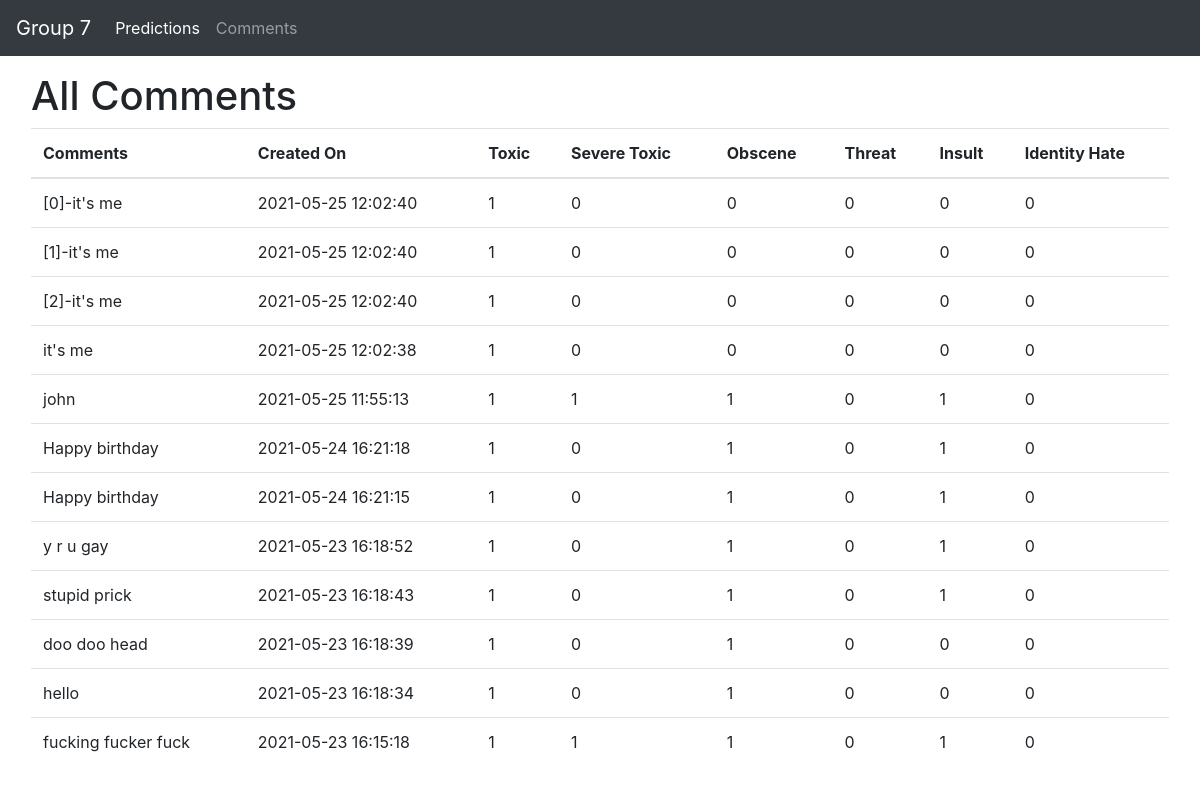
The page /comment on the database as committed earlier.
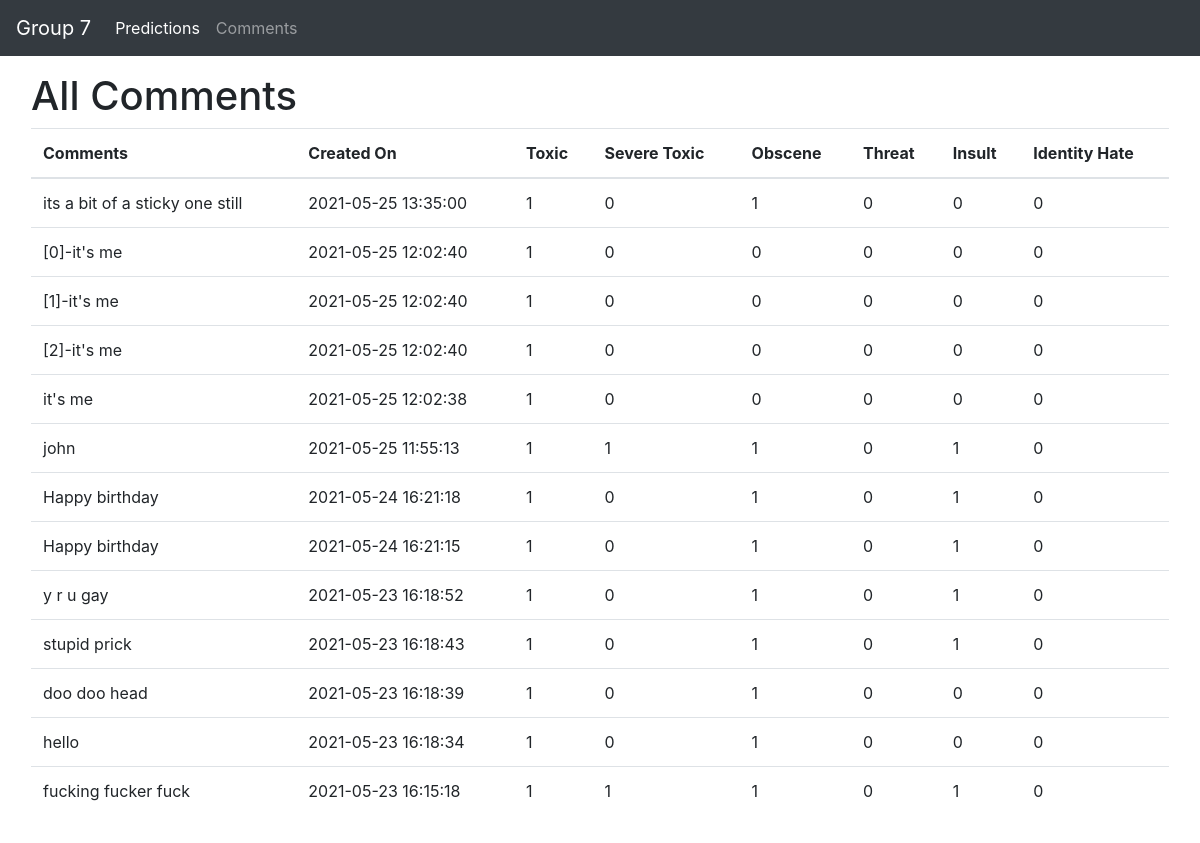
The same page on the database as committed later.
### tables this page shows
CREATE TABLE comment (
    id INTEGER PRIMARY KEY AUTOINCREMENT,
    comment_text TEXT NOT NULL,
    created TIMESTAMP NOT NULL DEFAULT CURRENT_TIMESTAMP,
    toxic INTEGER NOT NULL,
    severe_toxic INTEGER NOT NULL,
    obscene INTEGER NOT NULL,
    threat INTEGER NOT NULL,
    insult INTEGER NOT NULL,
    identity_hate INTEGER NOT NULL
);

### flask_implementation/comment.py (the view)
@bp.route('/comment', methods=['GET'])
def comments():
    con = sqlite3.connect("./instance/database.db")
    db = con.cursor()
    global all_comments
    try:
        db.execute(
            'SELECT *'
            ' FROM comment'
            ' ORDER BY created DESC'
        )
        all_comments = db.fetchall()
        con.close()
    except sqlite3.Error as e:
        logging.error(e)
    except Exception as e:
        logging.error(e)
    return render_template('comment/comments.html', comments=all_comments)

### flask_implementation/templates/comment/comments.html
{% extends 'base.html' %}
{% block header %}
<div class="container-fluid">
    <h1>{% block title %}All Comments{% endblock %}</h1>
</div>
{% endblock %}
{% block content %}
<div class="container-fluid">
    <table class="table">
        <thead>
            <tr>
                <th scope="col">Comments</th>
                <th scope="col">Created On</th>
                <th scope="col">Toxic</th>
                <th scope="col">Severe Toxic</th>
                <th scope="col">Obscene</th>
                <th scope="col">Threat</th>
                <th scope="col">Insult</th>
                <th scope="col">Identity Hate</th>
            </tr>
        </thead>
        {% for comment in comments %}
        <tr>
            <td>{{ comment[1] }}</td>
            <td>{{ comment[2] }}</td>
            <td>{{ comment[3] }}</td>
            <td>{{ comment[4] }}</td>
            <td>{{ comment[5] }}</td>
            <td>{{ comment[6] }}</td>
            <td>{{ comment[7] }}</td>
            <td>{{ comment[8] }}</td>
        </tr>
        {% endfor %}
    </table>
</div>
{% endblock %}

Rows that differ between the two databases and show on the page:
added comment: comment_text "its a bit of a sticky one still", created "2021-05-25 13:35:00", toxic "1", severe_toxic "0", obscene "1", threat "0", insult "0", identity_hate "0"
